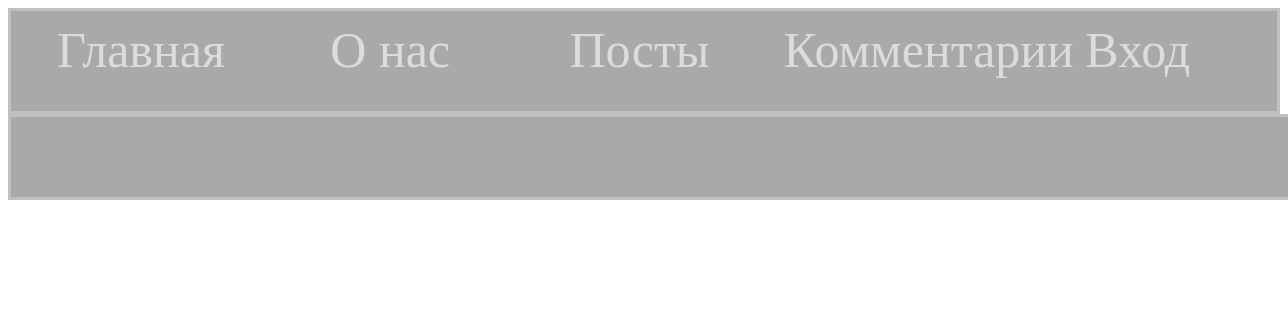
/comments, run on an earlier commit of the app's database.
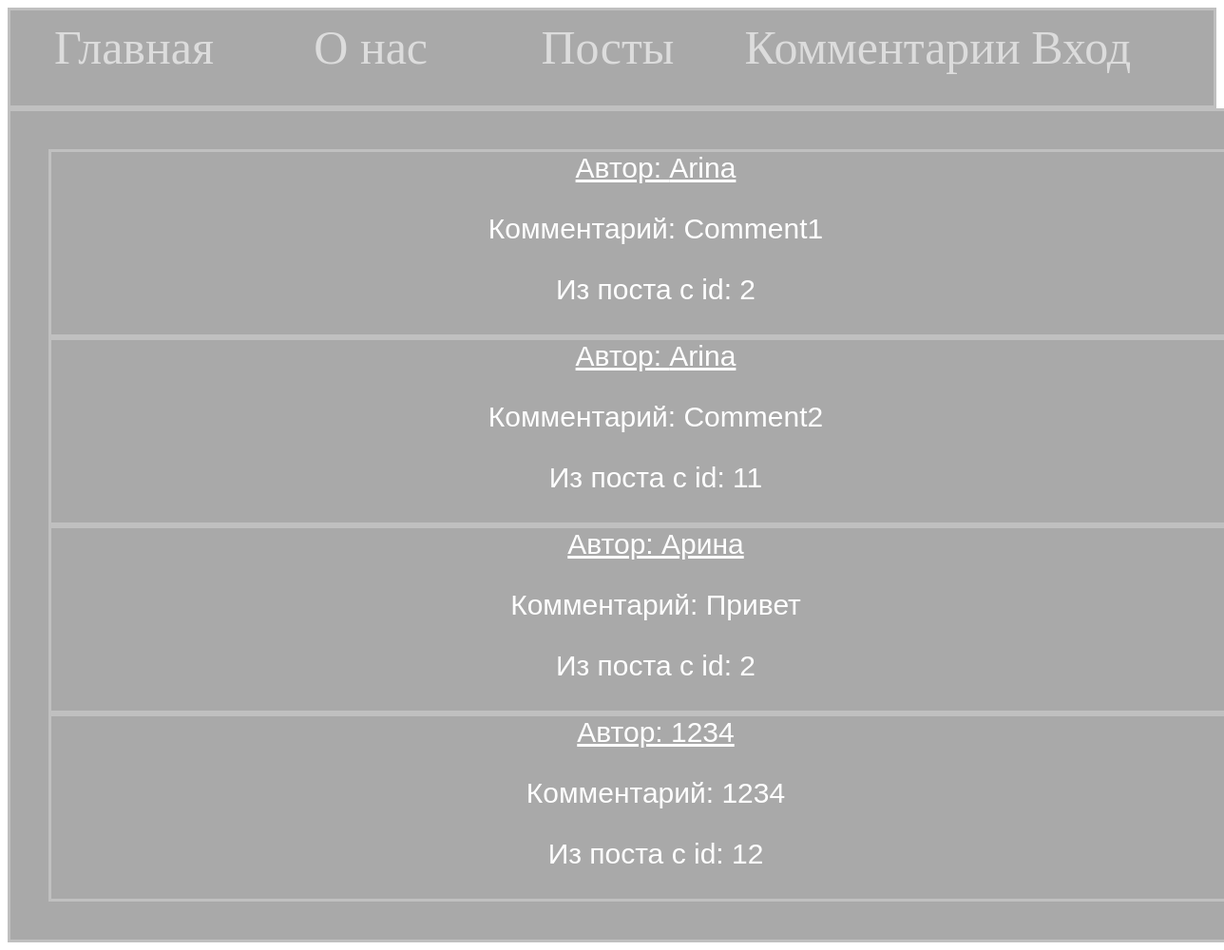
And on a later commit of the database.
### app1/models.py (models this page shows, shortened)
class Comments(models.Model):
    author = models.CharField(max_length=30)
    text = models.TextField()
    post = models.ForeignKey(Posts, on_delete=models.CASCADE, verbose_name='id')

### app1/views.py (the view)
# urls.py: path('comments', views.comments),
def comments(request):
    comments = Comments.objects.all()
    return render(request, 'comments.html', {'comments': comments})

### templates/comments.html (shortened to what this page needs)
<!doctype html>
<html lang="ru">
<head>
{% load static %}
  <link rel="stylesheet" type="text/css" href="{% static '/style.css' %}"/>
</head>
<body>
<main class="major">
<nav class="container">
 <div class='block'> <a href='/index' class="menu_links"> Главная </a></div>
 <div class='block'><a href='/about' class="menu_links"> О нас </a></div>
 <div class='block'><a href='/posts' class="menu_links"> Посты </a></div>
 <div class='block'> <a href='/comments' class="menu_links"> Комментарии </a></div>
{% if user.is_authenticated %}
 <div class='block'><span class="menu_links" style="margin-left: 80px;">{{user}}</span></div>
 <div class='block'><a href="/logout" class="menu_links">Выйти</a></div>
{% else %}
 <div class='block'><a href='/login' class="menu_links"> Вход </a></div>
{% endif %}
</nav>
<div class="container_about">
{% for comment in comments %}
    <div class="container_post">
    <a href="post/{{comment.id}}" class="text_post"> Автор: {{comment.author}}</a>
    <p class="text_post">Комментарий: {{comment.text}}</p>
    <p class="text_post">Из поста с id: {{comment.post_id}}</p>
    </div>
{% endfor %}
</div>
</main>
</body>
</html>

### app1/static/style.css (style rules this page uses)
.major { background: #A9A9A9; }
.container { display: flex; border: 3px solid #C0C0C0; background: #A9A9A9; padding: 10px; }
.block { font-size: 50px; text-align: center; box-sizing: content-box; height: 80px; width: 210px; margin-left: 15px; margin-right: auto; }
.menu_links { color: #DCDCDC; text-decoration: none; }
.container_about { border: 3px solid #C0C0C0; background: #A9A9A9; padding:40px; text-align: center; margin-left: auto; margin-right: auto; height: 100%; width: 100%; }
.container_post { border: 3px solid #C0C0C0; background: #A9A9A9; text-align: center; height: 100%; width: 100%; }
.text_post { font-family: Arial, Helvetica, sans-serif; font-size: 30px; background: #A9A9A9; color: white; }

What changed in the data, as far as the page shows it:
added Comments: author "Arina", text "Comment1", post_id "2"
added Comments: author "Arina", text "Comment2", post_id "11"
added Comments: author "Арина", text "Привет", post_id "2"
added Comments: author "1234", text "1234", post_id "12"
